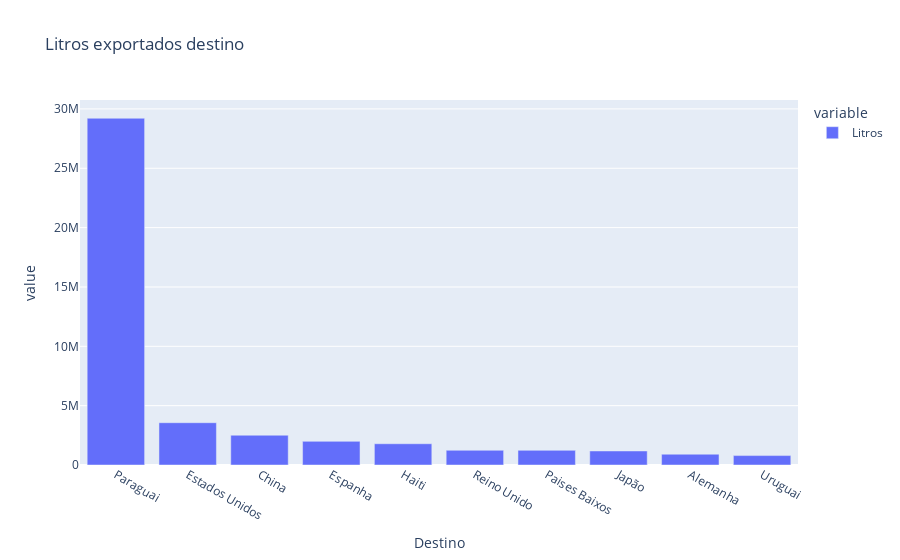

Notebook code for this chart:
### Code cell
fig = px.bar(df_total_top10, x='Destino', y=['Litros'], title='Litros exportados destino')
fig.show()

### Figure 1 — Plotly figure (JSON) as saved in the notebook; plotly's stock layout.template omitted (floating-point values rounded to 4 significant figures)
{"data": [{"alignmentgroup": "True", "hovertemplate": "variable=Litros<br>Destino=%{x}<br>value=%{y}<extra></extra>", "legendgroup": "Litros", "marker": {"color": "#636efa", "pattern": {"shape": ""}}, "name": "Litros", "offsetgroup": "Litros", "orientation": "v", "showlegend": true, "textposition": "auto", "type": "bar", "x": ["Paraguai", "Estados Unidos", "China", "Espanha", "Haiti", "Reino Unido", "Paises Baixos", "Japão", "Alemanha", "Uruguai"], "xaxis": "x", "y": [29214770, 3563355, 2509458, 1993000, 1791603, 1239551, 1236154, 1181692, 909051, 792595], "yaxis": "y"}], "layout": {"barmode": "group", "legend": {"title": {"text": "variable"}, "tracegroupgap": 0}, "title": {"text": "Litros exportados destino"}, "xaxis": {"anchor": "y", "domain": [0, 1], "title": {"text": "Destino"}}, "yaxis": {"anchor": "x", "domain": [0, 1], "title": {"text": "value"}}}}
